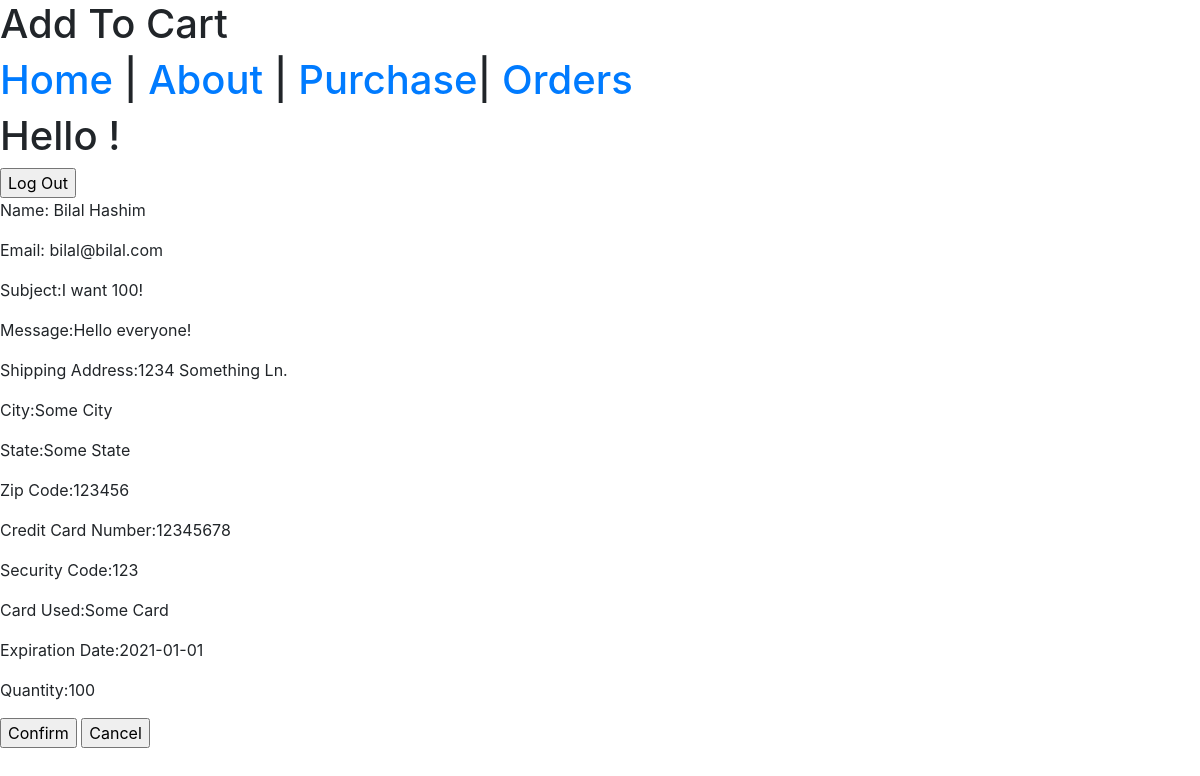
The page /purchase/17 on the database its author committed.
### ecom_app/models.py (models this page shows)
class Purchase(models.Model):
    name = models.CharField(max_length=60)
    email = models.EmailField(max_length=100)
    subject = models.CharField(max_length=60)
    message = models.TextField(max_length=100)
    quantity = models.IntegerField(default=1)
    shipping_address = models.CharField(max_length=60)
    city = models.CharField(max_length=60)
    state = models.CharField(max_length=2)
    zip_code = models.CharField(max_length=60)
    credit_card_number = models.CharField(max_length=100)
    security_code = models.CharField(max_length=3)
    card_type = models.CharField(max_length=60)
    expiration_date = models.CharField(max_length=8)
    created_at = models.DateTimeField(auto_now_add=True)
    updated_at = models.DateTimeField(auto_now=True)
    user_id_creator = models.IntegerField(default=-1)
    objects = PurchaseManager()

### ecom_app/views.py (the view)
# urls.py: path('purchase/<int:purchase_id>', views.display_purchase),
def display_purchase(request, purchase_id):
    print("Display")
    new_purchase = Purchase.objects.get(id=purchase_id)
    user_list = User.objects.filter(id=new_purchase.user_id_creator)
    if not user_list:
        messages.error(request, "Invalid credentials!")
        return redirect('/')
    user = user_list[0]
    user_name = user.first_name + " " + user.last_name
    context = {
        "purchase_html": new_purchase,
        "creator_name": user_name
    }
    return render(request, "purchase_confirmation.html", context)

### ecom_app/templates/purchase_confirmation.html (shortened to what this page needs)
<!DOCTYPE html>
<html lang="en">
<head>
    <link rel="stylesheet" href="https://stackpath.bootstrapcdn.com/bootstrap/4.4.1/css/bootstrap.min.css"
>
</head>
<body>
    <h1>Add To Cart</h1>
    <h1><a href="/dashboard">Home</a> | <a href="/about">About</a> | <a href="/purchase">Purchase</a>| <a
            href="/orders">Orders</a> </h1>
    <h1>Hello {{request.session.u_fname}}!</h1>
    <form action='/logout' , method='post'>
        <input type='submit' , value='Log Out'>
    </form>
    <div class="content">
        <form action="/purchase/checkout/{{purchase_html.id}}" method="POST">
            <p>Name: {{purchase_html.name}}</p>
            <p>Email: {{purchase_html.email}}</p>
            <p>Subject:{{purchase_html.subject}}</p>
            <p>Message:{{purchase_html.message}}</p>
            <p>Shipping Address:{{purchase_html.shipping_address}}</p>
            <p>City:{{purchase_html.city}}</p>
            <p>State:{{purchase_html.state}}</p>
            <p>Zip Code:{{purchase_html.zip_code}}</p>
            <p>Credit Card Number:{{purchase_html.credit_card_number}}</p>
            <p>Security Code:{{purchase_html.security_code}}</p>
            <p>Card Used:{{purchase_html.card_type}}</p>
            <p>Expiration Date:{{purchase_html.expiration_date}}</p>
            <p>Quantity:{{purchase_html.quantity}}</p>
            <input type="submit" , value="Confirm">
            <a href="/purchase"><input type="button" onclick="location.href='/purchase'" value="Cancel"> </a>
        </form>
    </div>
</body>
</html>

### rows shown on the page
Purchase: name "Bilal Hashim", email "bilal@bilal.com", subject "I want 100!", message "Hello everyone!", shipping_address "1234 Something Ln.", city "Some City", state "Some State", zip_code "123456", credit_card_number "12345678", security_code "123", card_type "Some Card", expiration_date "2021-01-01", quantity "100"
